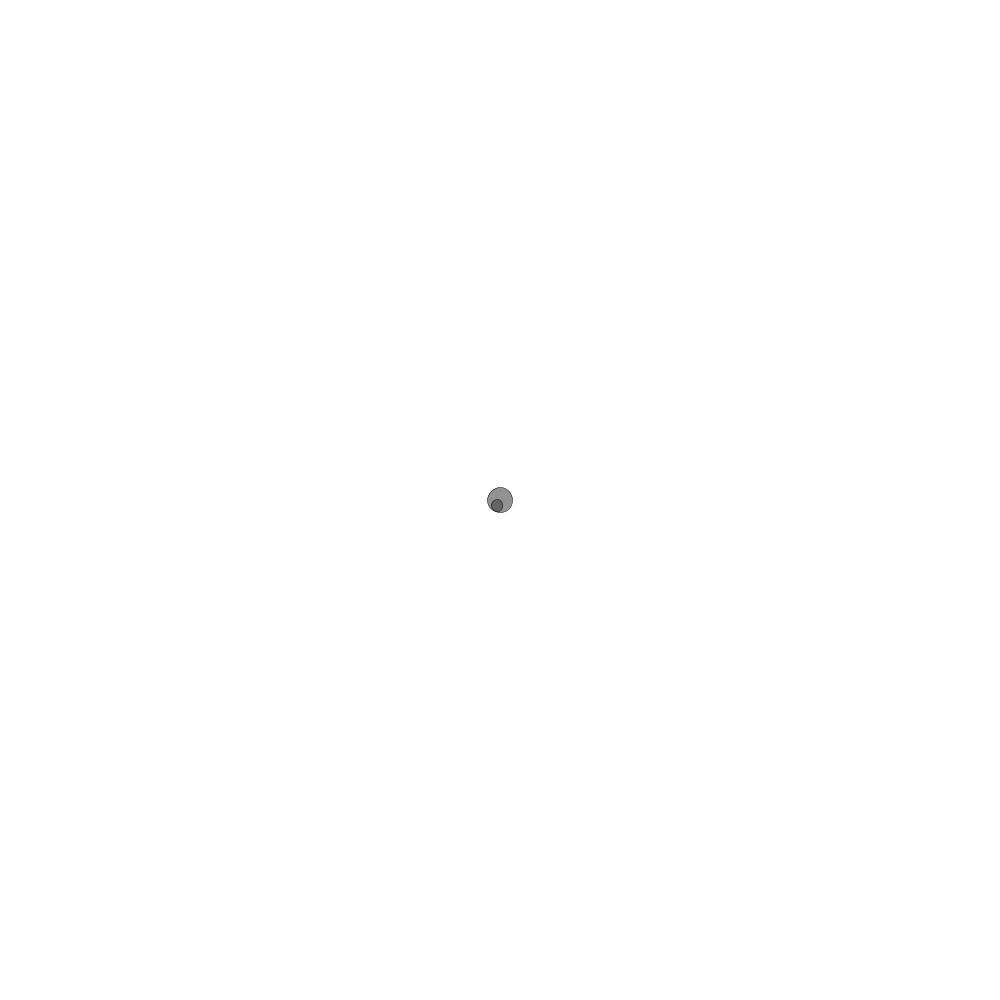
Frame 1 (no input)
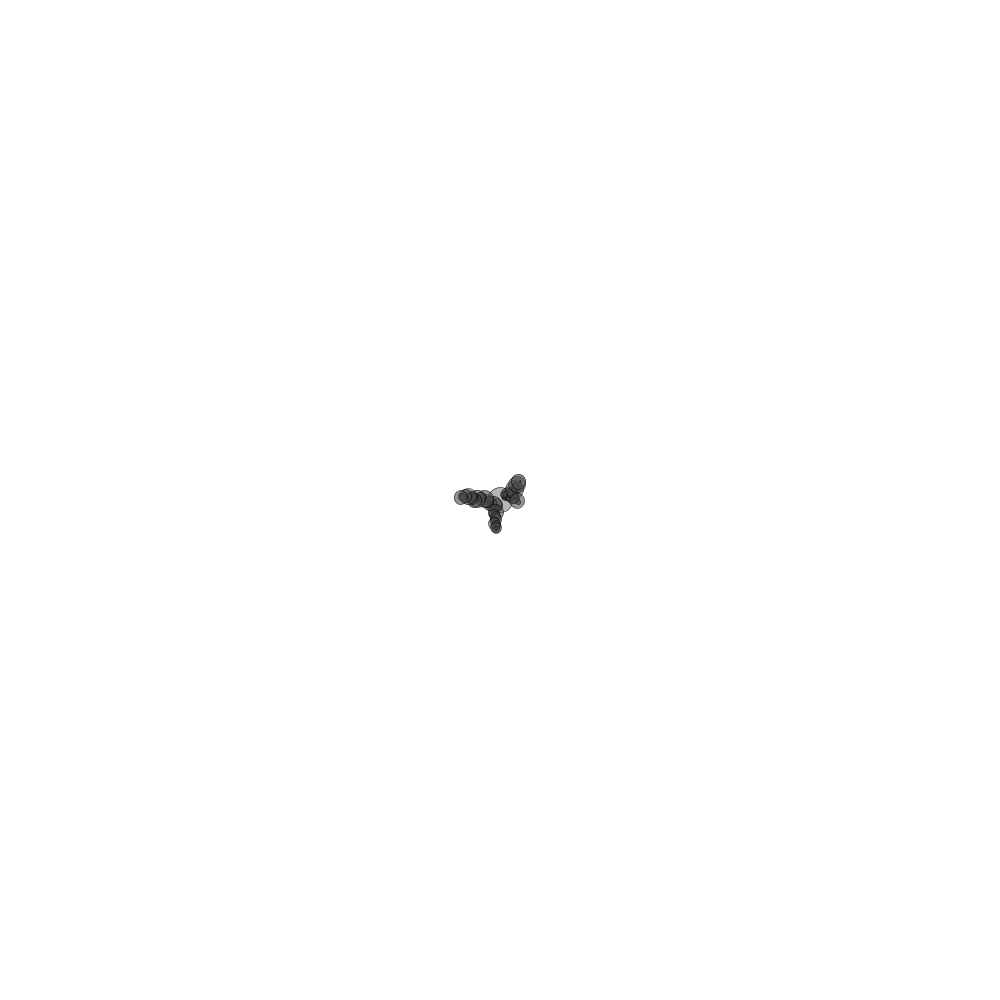
Frame 60 (the mouse pressed at the canvas centre just before this capture)
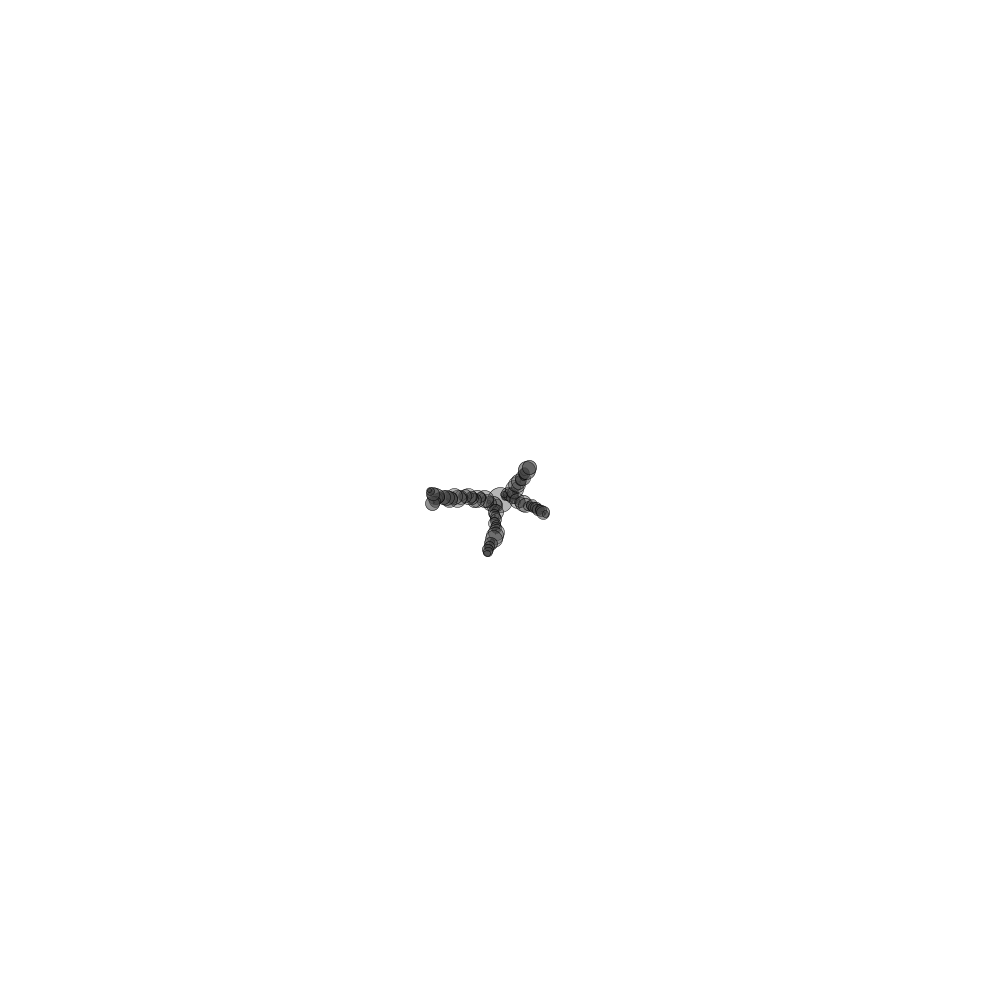
Frame 120 (the mouse held since frame 60 and released just before this capture)

The Processing sketch that drew these frames (run headless with seeded random() and noise(); from frame 60 on, the mouse is pressed at the canvas centre):

// Processing sketch: growthFromAgents
// ── growthFromAgents.pde
int maxCount = 5000; //max count of the cirlces
int numGenerations = 8;
int generationSize = maxCount/numGenerations;
int currentCount = 1;
float maxDistanceSoFar = 1;
float[] x = new float[maxCount];
float[] y = new float[maxCount];
float[] r = new float[maxCount];

void setup() {
  size(1000,1000);
  smooth();
  //frameRate(10);

  // first circle
  x[0] = width/2;
  y[0] = height/2;
  r[0] = 5;
}

/*int getRadiusForOldCell(int i, int currentCount)
{
  int age = currentCount - i;
  int generation = age / generationSize;
  return max(generation, 1);
} */

/*int getRadiusForOldCell(int i, int currentCount)
{
  float maxSize = 10;
  float distanceFromRoot = dist(x[i], y[i], width/2, height) + 1;
  float distance = currentCount/distanceFromRoot;
  return min(max(int(distance), 1), 10);
}*/

int getRadiusForOldCell(int i, int currentCount)
{
  if (i == 0) return 5;
  float distanceFromRoot = dist(x[i], y[i], x[0], y[0]) + 1;
  float proportionalDistance = (maxDistanceSoFar - distanceFromRoot) / maxDistanceSoFar * 10;
  return int(proportionalDistance);
}

void draw() {
  background(255);

  strokeWeight(0.5);
  //noFill();

  // create a radom set of parameters
  float newR = random(2);
  float newX = random(0+newR, width-newR);
  float newY = random(0+newR, height-newR);

  float closestDist = 100000000;
  int closestIndex = 0;
  // which circle is the closest?
  for(int i=0; i < currentCount; i++) {
    float newDist = dist(newX,newY, x[i],y[i]);
    if (newDist < closestDist) {
      closestDist = newDist;
      closestIndex = i; 
    } 
  }
  
  float distanceFromOrigin = dist(newX, newY, x[0], y[0]);
  if (distanceFromOrigin > maxDistanceSoFar) maxDistanceSoFar = distanceFromOrigin;

  // show random position and line
  // fill(230);
  // ellipse(newX,newY,newR*2,newR*2); 
  // line(newX,newY,x[closestIndex],y[closestIndex]);

  // aline it to the closest circle outline
  float angle = atan2(newY-y[closestIndex], newX-x[closestIndex]);
  int R = getRadiusForOldCell(closestIndex, currentCount);
  x[currentCount] = x[closestIndex] + cos(angle) * (r[closestIndex]+newR);
  y[currentCount] = y[closestIndex] + sin(angle) * (r[closestIndex]+newR);
  r[currentCount] = newR;
  currentCount++;

  // draw them
  for (int i=0 ; i < currentCount; i++) {
    //fill(50,150);
    if (i > currentCount - 50)
    {
      fill(70, 150);
    }
    else if (i > currentCount - 150)
    {
      fill(70, 100);
    }
    else fill(50);
    int factor = getRadiusForOldCell(i, currentCount);
    ellipse(x[i],y[i], r[i]*factor,r[i]*factor);  
  }

  if (currentCount >= maxCount) noLoop();
}
